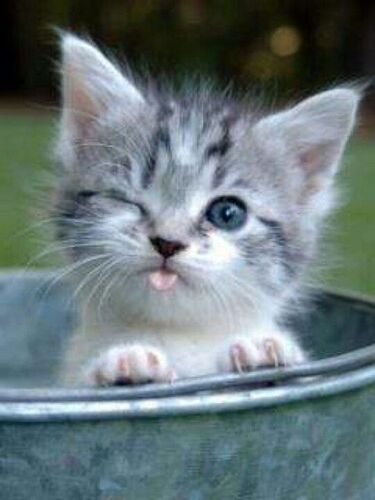
#> input picture Final_Assignments/HW2/Q4/cat.png, 375 x 500 px
$ jupyter execute Q4.ipynb
#> lines starting #> are read from the running program, lines starting #| are printed output that depends on the picture
# Question 4

[cell 1]
import numpy as np
import cv2
import math
import matplotlib.pyplot as plt
import random
# from google.colab.patches import cv2_imshow
from scipy.signal import convolve2d

## part a

[cell 2]
# Do not change this cell
image = cv2.imread('cat.png',cv2.IMREAD_GRAYSCALE)
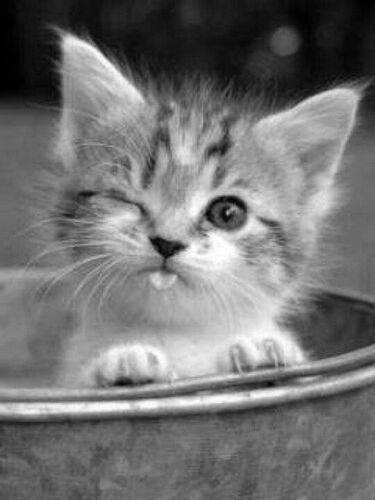
#> image: shape (500, 375); min 0, max 255, mean 114.6

[cell 3]
def Add_Noise(img):
    """
    Add salt and pepper noise to the input image.
        Parameters:
          image: Input image (numpy array).
        Returns:
          Image with salt and pepper noise added.
    """
    amount = 0.05
    salt_vs_pepper = 0.5
    output_image = img
    num_salt = random.randint(0, 50)
    coords = [np.random.randint(0, i - 1, int(num_salt)) for i in output_image.shape]
    output_image[coords] = 255

    # Pepper mode
    num_pepper = random.randint(0, 50)
    coords = [np.random.randint(0, i - 1, int(num_pepper)) for i in output_image.shape]
    output_image[coords] = 0
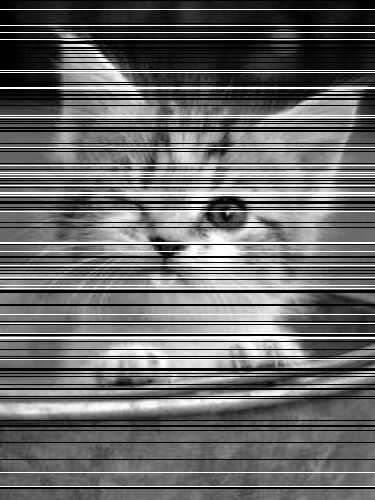
#> output_image: shape (500, 375); min 0, max 255, mean 104.4

    return output_image

[cell 4]
image = Add_Noise(image)
plt.imshow(image,cmap='gray')
plt.title("cat with noise")
plt.axis("off")

# part b

<h3> in this section we want to implement : </h3>

1.   Averaging Blurring
2.   Median Blurring
3.   Gaussian Blurring

<h3> you should define reflect101 padding function and use it befor blurring </h3>
<h3><b> note : you can't use libraries in this section </b></h3>
<h3><b> note : you can't use loop in Reflect101 function </b></h3>

[cell 5]
# padding test


# filter_size = 7
# padded_img = np.pad(img, ((filter_size // 2, filter_size // 2), (filter_size // 2, filter_size // 2)), mode='reflect')
# # padded_img[len(padded_img) - 1]
# # len(padded_img)
# padded_img[502][380]

[cell 6]
def Reflect101(img,filter_size):
  '''
    Do not use loop (like while and for)
    Do not use libraries
    calculate averaging filter
    input(s):
      img (ndarray): input image
      filter_size (ndarray): filter size
    output(s):
      image (ndarray): computed Reflect101
  '''
#> called with filter_size = 15

  #######################
  height, width = img.shape
#> height = 500; width = 375
  padded_img = np.pad(img, ((filter_size // 2, filter_size // 2), (filter_size // 2, filter_size // 2)), mode='reflect')
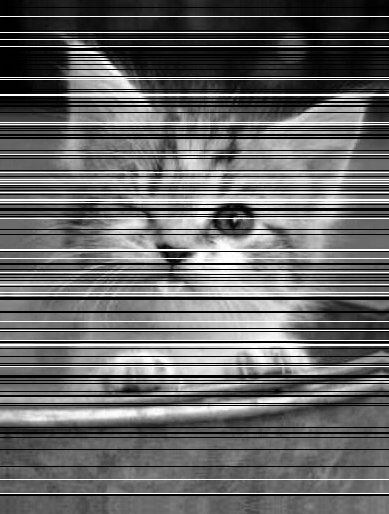
#> padded_img: shape (514, 389); min 0, max 255, mean 102.5


  # padded_img = [[0] * (width + filter_size - 1) for _ in range(height + filter_size - 1)]

  # # Fill the central part of the padded_img with the original image
  # for i in range(height):
  #     for j in range(width):
  #         padded_img[i + filter_size // 2][j + filter_size // 2] = img[i][j]

  # # Reflect padding for top and bottom rows
  # for i in range(filter_size // 2):
  #     padded_img[i] = padded_img[filter_size // 2 - i][:]
  #     padded_img[-i-1] = padded_img[-(filter_size // 2) + i - 1][:]

  # # Reflect padding for left and right columns
  # for i in range(len(padded_img)):
  #     for j in range(filter_size // 2):
  #         padded_img[i][j] = padded_img[i][filter_size // 2 - j]
  #         padded_img[i][-j-1] = padded_img[i][- (filter_size // 2) + j - 1]

  return padded_img

[cell 7]
def Averaging_Blurring(img, filter_size):
  '''
    Do not use libraries
    input(s):
      img (ndarray): input image
      filter_size (ndarray): filter size
    output(s):
      result (ndarray): computed averaging blurring
  '''
  image = Reflect101(img, filter_size)
  result = np.zeros((img.shape))
  height, width = img.shape
#> height = 500; width = 375
  for i in range(height):
      for j in range(width):
          # Calculate the average of the filter_size x filter_size neighborhood
          total = 0
          for k in range(-filter_size // 2, filter_size // 2 + 1):
              for l in range(-filter_size // 2, filter_size // 2 + 1):
                  total += image[i + filter_size // 2 + k][j + filter_size // 2 + l]
          result[i][j] = total / (filter_size * filter_size)
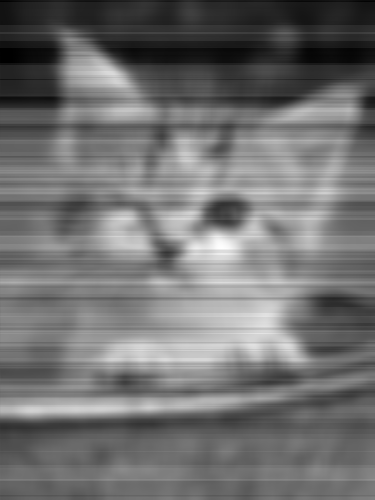
#> result: shape (500, 375) float64; min 0.338, max 267.2, mean 118.8; drawn with min black and max white

  return result

[cell 8]
def Median_Blurring(img, filter_size):
  '''
    Do not use libraries
    input(s):
      img (ndarray): input image
      filter_size (ndarray): filter size
    output(s):
      result (ndarray): computed median blurring
  '''
#> called with filter_size = 15
  image = Reflect101(img, filter_size)
  result = np.zeros((img.shape))

  height, width = img.shape
#> height = 500; width = 375
    # Compute Median Blurring
  for i in range(height):
      for j in range(width):
          # Extract the filter_size x filter_size neighborhood
          neighborhood = []
          for k in range(-filter_size // 2, filter_size // 2 + 1):
              for l in range(-filter_size // 2, filter_size // 2 + 1):
                  neighborhood.append(image[i + filter_size // 2 + k][j + filter_size // 2 + l])
          # Calculate the median value of the neighborhood
          neighborhood.sort()
          median_index = len(neighborhood) // 2
          result[i][j] = neighborhood[median_index]
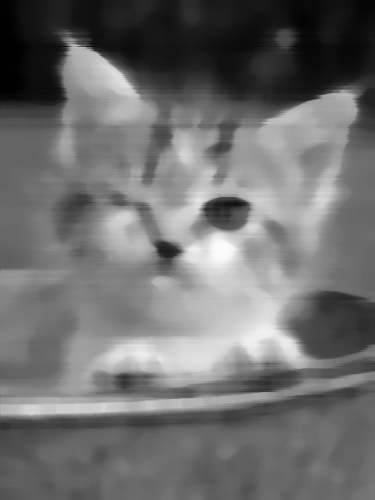
#> result: shape (500, 375) float64; min 0, max 252, mean 110.5


  return result

[cell 9]
def Gaussian_Blurring(img, filter_size, std):
    '''
    Do not use libraries
    input(s):
      img (ndarray): input image
      filter_size (tuple): filter size
      std (float): std of gaussian kernel
    output(s):
      result (ndarray): computed gaussian blurring
    '''
#> called with filter_size = 15, std = 40
    kernel = np.zeros((filter_size,filter_size))
    #######################
    center = filter_size // 2
    total = 0
    for i in range(filter_size):
      for j in range(filter_size):
        kernel[i][j] = np.exp(-((i - center) ** 2 + (j - center) ** 2) / (2 * std ** 2))
        total += kernel[i][j]
    # Normalize the kernel
    for i in range(filter_size):
      for j in range(filter_size):
        kernel[i][j] /= total

    height,width = img.shape
#> height = 500; width = 375
    result = np.zeros((img.shape))

    #######################
    output = img.copy()
    result = cv2.filter2D(src = output, ddepth = -1, kernel = kernel)
    return result

[cell 10]
# Do not change this cell
plt.figure(figsize=(15,15))
plt.subplot(2,2,1)
plt.imshow(image,cmap='gray')
plt.title("main image")
plt.axis("off")

AB = Averaging_Blurring(image,15)
plt.subplot(2,2,2)
plt.imshow(AB,cmap='gray')
plt.title("Averaging Blurring")
plt.axis("off")

MB = Median_Blurring(image,15)
plt.subplot(2,2,3)
plt.imshow(MB,cmap='gray')
plt.title("Median Blurring")
plt.axis("off")

GB = Gaussian_Blurring(image,15,40)
plt.subplot(2,2,4)
plt.imshow(GB,cmap='gray')
plt.title("Gaussian Blurring")
plt.axis("off")

## part c

<h3> in this section we want to implement all blurrings with opencv and compare their with part b </h3>
<h3><b> note : for comparison, the parameters should be the same as in part b </b></h3>

[cell 11]
AveragingBlurring = cv2.blur(image,(15,15))
MedianBlurring = cv2.medianBlur(image,15)
GaussianBlurring = cv2.GaussianBlur(image,(15,15),40)

[cell 12]
# Do not change this cell
Array = [image, AveragingBlurring, MedianBlurring, GaussianBlurring]
titles = ['noisy image', 'Averaging Blurring', 'Median Blurring', 'Gaussian Blurring']
plt.figure(figsize=(15,15))
for i in range(4):
  plt.subplot(2,2,i+1)
  plt.imshow(Array[i],cmap='gray')
  plt.title(titles[i])
  plt.axis("off")
